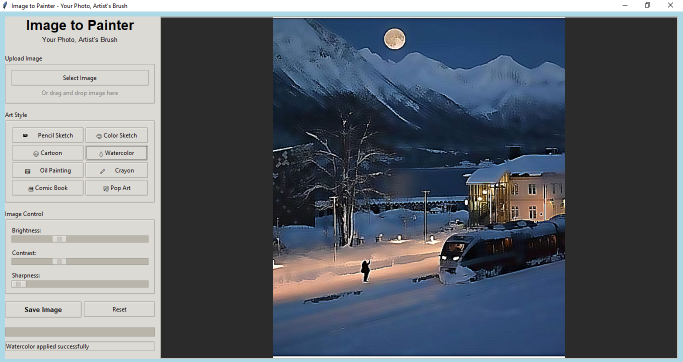
#> input picture water_color.PNG, 1365 x 724 px (shown at 1/2 size)
$ python -i sketch.py   (imports and definitions only)
#> lines starting #> are read from the running program, lines starting #| are printed output that depends on the picture
#> further down, picture is the input picture: shape (724, 1365, 3); mean B, G, R 113.5, 105.3, 99
import tkinter as tk
from tkinter import ttk, filedialog, messagebox
from PIL import Image, ImageTk, ImageFilter, ImageOps
import cv2
import numpy as np
import os
import shutil
from datetime import datetime
import threading
import queue
import json

CONFIG = {
    "app_name": "Image to Painter - Your Photo, Artist's Brush",
    "version": "1.0.0",
    "window_size": "1200x700",
    "min_window_size": "900x600",
    "temp_folder": "temp_uploads",
    "output_folder": "output",
    "config_file": "portraitai_config.json",
    "max_file_size": 10 * 1024 * 1024,
    "supported_formats": [".jpg", ".jpeg", ".png", ".bmp", ".tiff", ".webp"]
}

class ArtStyles:
    # [63 lines left out: functions pencil_sketch, color_sketch, cartoon_effect, watercolor_effect, oil_painting, crayon_effect, not called in this run]

    @staticmethod
    def comic_book(image):
        gray = cv2.cvtColor(image, cv2.COLOR_BGR2GRAY)
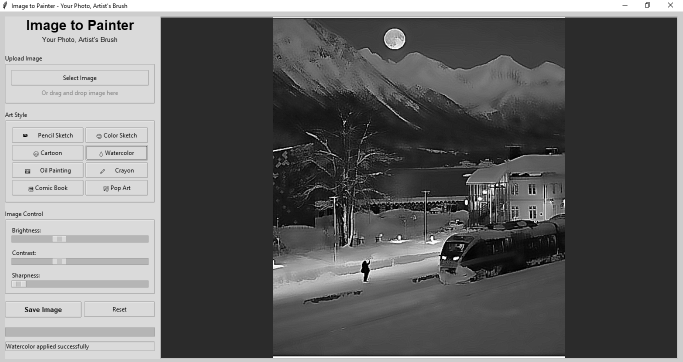
#> gray: shape (724, 1365) (shown at 1/2 size); min 0, max 255, mean 104.4
        edges = cv2.Canny(gray, 100, 200)
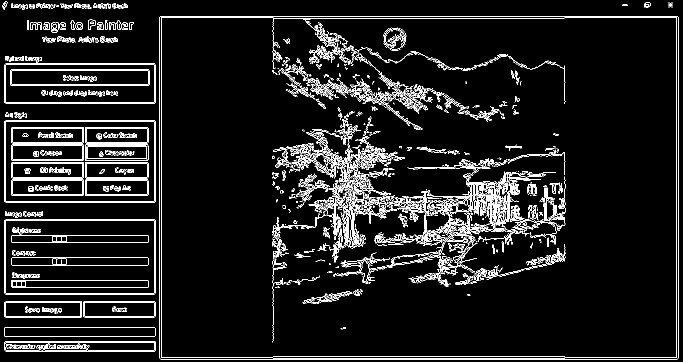
#> edges: shape (724, 1365) (shown at 1/2 size); 7.1% white in thin lines or dots
        edges = cv2.cvtColor(edges, cv2.COLOR_GRAY2BGR)
#> edges: shape (724, 1365, 3); 7.1% white in thin lines or dots
        z = image.reshape((-1,3))
        z = np.float32(z)
        criteria = (cv2.TERM_CRITERIA_EPS + cv2.TERM_CRITERIA_MAX_ITER, 10, 1.0)
        k = 12
        _, label, center = cv2.kmeans(z, k, None, criteria, 10, cv2.KMEANS_RANDOM_CENTERS)
#> center = [[124.1, 142.3, 180.1], [111.3, 73.96, 47.59], [45.78, 42.3, 40.23], [229.1, 214.5, 171.1], [160, 179.5, 200.6], [23.11, 15.59, 13.08], [142.1, 106.5, 78.82], [114.9, 99.07, 95.78], [100.6, 113.9, 140], [150.6, 151.2, 150.4], [59.94, 67.13, 85.33], [218.9, 223.3, 225.8]]
        center = np.uint8(center)
#> center = [[124, 142, 180], [111, 73, 47], [45, 42, 40], [229, 214, 171], [160, 179, 200], [23, 15, 13], [142, 106, 78], [114, 99, 95], [100, 113, 140], [150, 151, 150], [59, 67, 85], [218, 223, 225]]
        res = center[label.flatten()]
        quantized = res.reshape((image.shape))
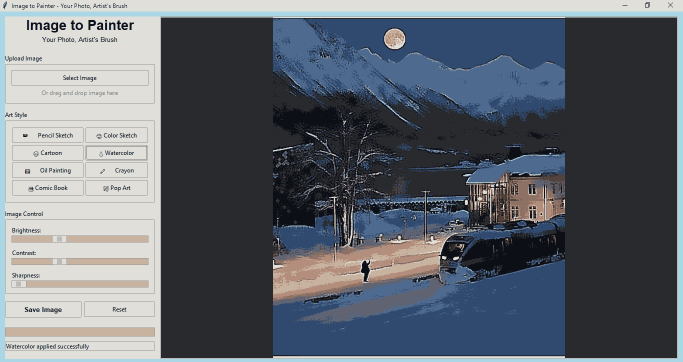
#> quantized: shape (724, 1365, 3) (shown at 1/2 size); mean B, G, R 112.8, 104.8, 98.6
        h, w = quantized.shape[:2]
#> h = 724; w = 1365
        if h > 100 and w > 100:
            small = cv2.resize(quantized, (w//4, h//4))
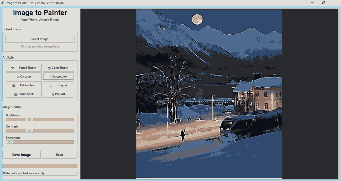
#> small: shape (181, 341, 3); mean B, G, R 112.9, 104.9, 98.9
            quantized = cv2.resize(small, (w, h), interpolation=cv2.INTER_NEAREST)
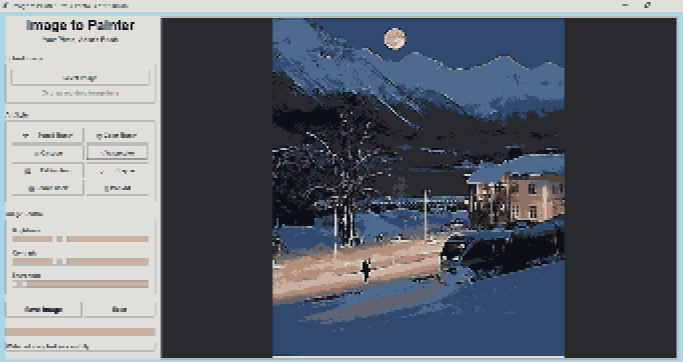
#> quantized: shape (724, 1365, 3) (shown at 1/2 size); mean B, G, R 113, 105, 98.9
        comic = cv2.addWeighted(quantized, 0.7, edges, 0.3, 0)
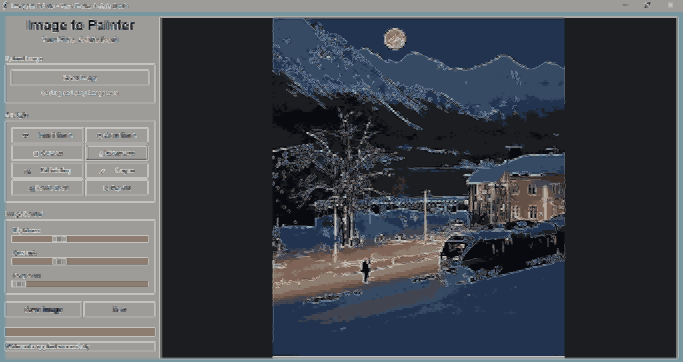
#> comic: shape (724, 1365, 3) (shown at 1/2 size); mean B, G, R 84.8, 78.7, 74.8
        return comic

    # [15 lines left out: function pop_art, not called in this run]

class PortraitAI:
    # [32 lines left out: function __init__, not called in this run]

    def setup_drag_drop(self):
        self.root.bind("<Enter>", self.on_enter)
        self.root.bind("<Leave>", self.on_leave)

    def on_enter(self, event):
        if event.widget == self.root:
            self.root.configure(bg='lightblue')

    def on_leave(self, event):
        if event.widget == self.root:
            self.root.configure(bg='SystemButtonFace')

    # [163 lines left out: functions setup_ui, upload_image, load_image, display_image, not called in this run]

    def on_canvas_resize(self, event):
        if hasattr(self, 'current_image') and self.current_image is not None:
            self.display_image(self.current_image)

    # [179 lines left out: functions apply_style, _process_style_thread, check_progress_queue, adjust_brightness, adjust_contrast, adjust_sharpness and 5 more, not called in this run]

# [2 lines not run here, left out]

>>> import cv2
>>> picture = cv2.imread('water_color.PNG')
>>> result = ArtStyles().comic_book(picture)
